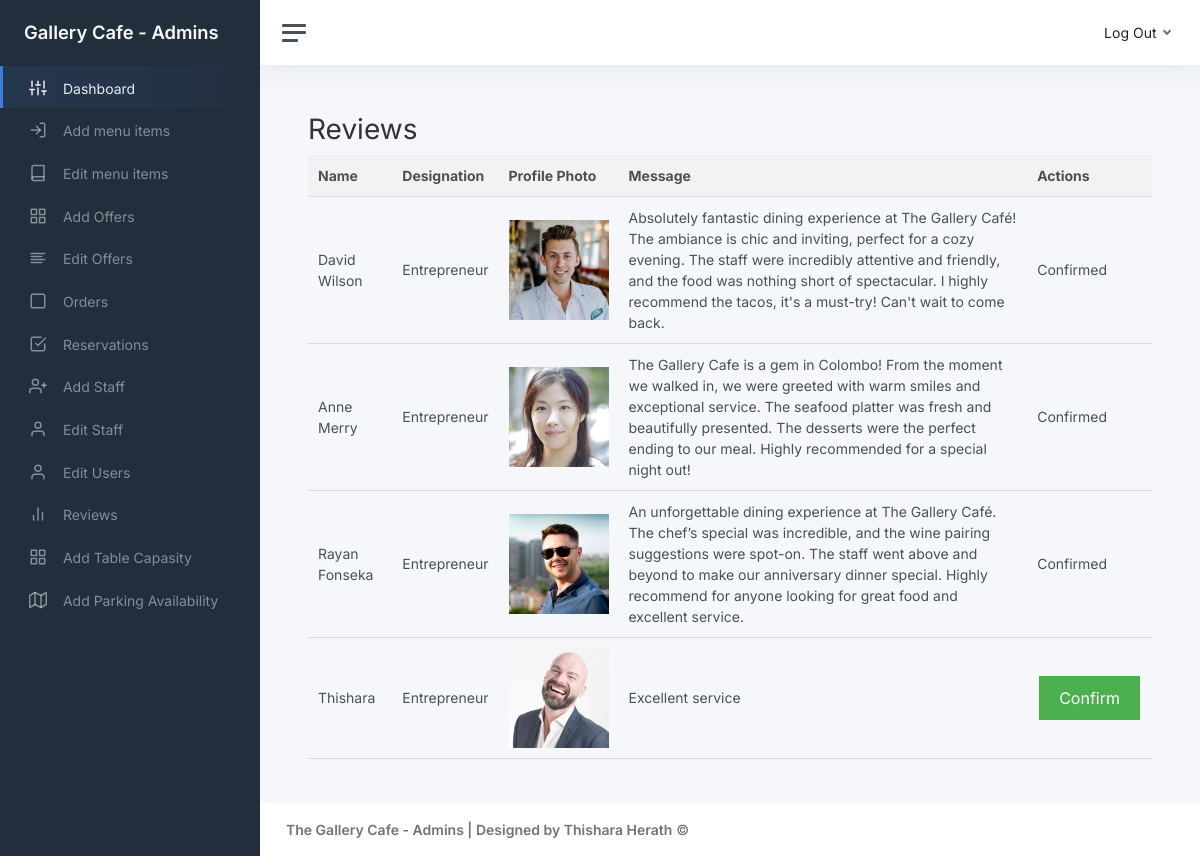
The page /display_reviews.php on the database its author committed.
### tables this page shows
CREATE TABLE IF NOT EXISTS `reviews` (
  `id` int NOT NULL AUTO_INCREMENT,
  `name` varchar(255) NOT NULL,
  `designation` varchar(255) NOT NULL,
  `profile_photo` varchar(255) NOT NULL,
  `message` text NOT NULL,
  `created_at` timestamp NULL DEFAULT CURRENT_TIMESTAMP,
  `confirmed` tinyint(1) DEFAULT '0',
  PRIMARY KEY (`id`)
);

### display_reviews.php (the view, shortened to what this page needs)
<?php
include 'dbconn.php';
?>
<!DOCTYPE html>
<html lang="en">
<head>
	<link href="admin_css/app.css" rel="stylesheet">
	<link rel="stylesheet" href="css/reviews.css">
</head>
<body>
	<div class="wrapper">
	<nav id="sidebar" class="sidebar js-sidebar">
			<div class="sidebar-content js-simplebar">
				<a class="sidebar-brand" href="index.html">
					<span class="align-middle">Gallery Cafe - Admins</span>
				</a>
				<ul class="sidebar-nav">
					<li class="sidebar-item active">
						<a class="sidebar-link" href="admin_panel.php">
							<i class="align-middle" data-feather="sliders"></i> <span class="align-middle">Dashboard</span>
						</a>
					</li>
					<li class="sidebar-item">
						<a class="sidebar-link" href="add_menu_item.php">
							<i class="align-middle" data-feather="log-in"></i> <span class="align-middle">Add menu items</span>
						</a>
					</li>
					<li class="sidebar-item">
						<a class="sidebar-link" href="menu_list.php">
							<i class="align-middle" data-feather="book"></i> <span class="align-middle">Edit menu items</span>
						</a>
					</li>
					<li class="sidebar-item">
						<a class="sidebar-link" href="add_offer.php">
							<i class="align-middle" data-feather="grid"></i> <span class="align-middle">Add Offers</span>
						</a>
					</li>
					<li class="sidebar-item">
						<a class="sidebar-link" href="edit_offers.php">
							<i class="align-middle" data-feather="align-left"></i> <span class="align-middle">Edit Offers</span>
						</a>
					</li>
					<li class="sidebar-item">
						<a class="sidebar-link" href="all_orders.php">
							<i class="align-middle" data-feather="square"></i> <span class="align-middle">Orders</span>
						</a>
					</li>
					<li class="sidebar-item">
						<a class="sidebar-link" href="display_reservations.php">
							<i class="align-middle" data-feather="check-square"></i> <span class="align-middle">Reservations</span>
						</a>
					</li>
					<li class="sidebar-item">
						<a class="sidebar-link" href="register_staff.php">
							<i class="align-middle" data-feather="user-plus"></i> <span class="align-middle">Add Staff</span>
						</a>
					</li>
					<li class="sidebar-item">
						<a class="sidebar-link" href="display_staff.php">
							<i class="align-middle" data-feather="user"></i> <span class="align-middle">Edit Staff</span>
						</a>
					</li>
					<li class="sidebar-item">
						<a class="sidebar-link" href="edit_users.php">
							<i class="align-middle" data-feather="user"></i> <span class="align-middle">Edit Users</span>
						</a>
					</li>
					<li class="sidebar-item">
						<a class="sidebar-link" href="display_reviews.php">
							<i class="align-middle" data-feather="bar-chart-2"></i> <span class="align-middle">Reviews</span>
						</a>
					</li>
					<li class="sidebar-item">
						<a class="sidebar-link" href="add_table.php">
							<i class="align-middle" data-feather="grid"></i> <span class="align-middle">Add Table Capasity</span>
						</a>
					</li>
					<li class="sidebar-item">
						<a class="sidebar-link" href="add_parking.php">
							<i class="align-middle" data-feather="map"></i> <span class="align-middle">Add Parking Availability</span>
						</a>
					</li>
				</ul>
			</div>
		</nav>
		<div class="main">
		<nav class="navbar navbar-expand navbar-light navbar-bg">
				<a class="sidebar-toggle js-sidebar-toggle">
					<i class="hamburger align-self-center"></i>
				</a>
				<div class="navbar-collapse collapse">
					<ul class="navbar-nav navbar-align">
						<li class="nav-item dropdown">
							<a class="nav-link dropdown-toggle d-none d-sm-inline-block" href="#" data-bs-toggle="dropdown">
								<span class="text-dark">Log Out</span>
							</a>
						</li>
					</ul>
				</div>
			</nav>
			<main class="content">
				<div class="container-fluid p-0">
					<?php
					$query = "SELECT * FROM reviews";
					$result = $conn->query($query);
					if ($result->num_rows > 0) {
						echo '<h1>Reviews</h1>';
						echo '<table>';
						echo '<tr><th>Name</th><th>Designation</th><th>Profile Photo</th><th>Message</th><th>Actions</th></tr>';
						while ($row = $result->fetch_assoc()) {
							echo '<tr>';
							echo '<td>' . htmlspecialchars($row['name']) . '</td>';
							echo '<td>' . htmlspecialchars($row['designation']) . '</td>';
							echo '<td><img src="' . htmlspecialchars($row['profile_photo']) . '" alt="Profile Photo"></td>';
							echo '<td>' . htmlspecialchars($row['message']) . '</td>';
							echo '<td>';
							if (!$row['confirmed']) {
								echo '<form action="" method="POST" style="display:inline;">
                        <input type="hidden" name="review_id" value="' . htmlspecialchars($row['id']) . '">
                        <input type="submit" name="confirm_review" value="Confirm">
                      </form>';
							} else {
								echo 'Confirmed';
							}
							echo '</td>';
							echo '</tr>';
						}
						echo '</table>';
					} else {
						echo '<p>No reviews found.</p>';
					}
					?>
				</div>
			</main>
			<footer class="footer">
				<div class="container-fluid">
					<div class="row text-muted">
						<div class="col-6 text-start">
							<p class="mb-0">
								<a class="text-muted" href="https://adminkit.io/" target="_blank"><strong>The Gallery Cafe - Admins | Designed by Thishara Herath</strong></a> &copy;
							</p>
						</div>
					</div>
				</div>
			</footer>
		</div>
	</div>
</body>
</html>

### css/reviews.css (style rules this page uses)
table { width: 100%; border-collapse: collapse; margin-bottom: 20px; }
th, td { padding: 10px; text-align: left; border-bottom: 1px solid #ddd; }
th { background-color: #f2f2f2; }
img { max-width: 100px; height: auto; }
h1 { color: #333; }
p { color: #666; }
form { display: inline; }
input[type="submit"] { background-color: #4CAF50; color: white; border: none; padding: 10px 20px; text-align: center; text-decoration: none; display: inline-block; font-size: 16px; margin: 4px 2px; cursor: pointer; }

### rows shown on the page
reviews: name "David Wilson", designation "Entrepreneur", profile_photo (picture), message "Absolutely fantastic dining experience at The Gallery Café! The ambiance is chic and inviting, perfect for a cozy evening. The staff were incredibly attentive and friendly, and the food was nothing short of spectacular. I highly recommend the tacos, it's a must-try! Can't wait to come back.", confirmed "Confirmed"
reviews: name "Anne Merry", designation "Entrepreneur", profile_photo (picture), message "The Gallery Cafe is a gem in Colombo! From the moment we walked in, we were greeted with warm smiles and exceptional service. The seafood platter was fresh and beautifully presented. The desserts were the perfect ending to our meal. Highly recommended for a special night out!", confirmed "Confirmed"
reviews: name "Rayan Fonseka", designation "Entrepreneur", profile_photo (picture), message "An unforgettable dining experience at The Gallery Café. The chef’s special was incredible, and the wine pairing suggestions were spot-on. The staff went above and beyond to make our anniversary dinner special. Highly recommend for anyone looking for great food and excellent service.", confirmed "Confirmed"
reviews: name "Thishara", designation "Entrepreneur", profile_photo (picture), message "Excellent service"
